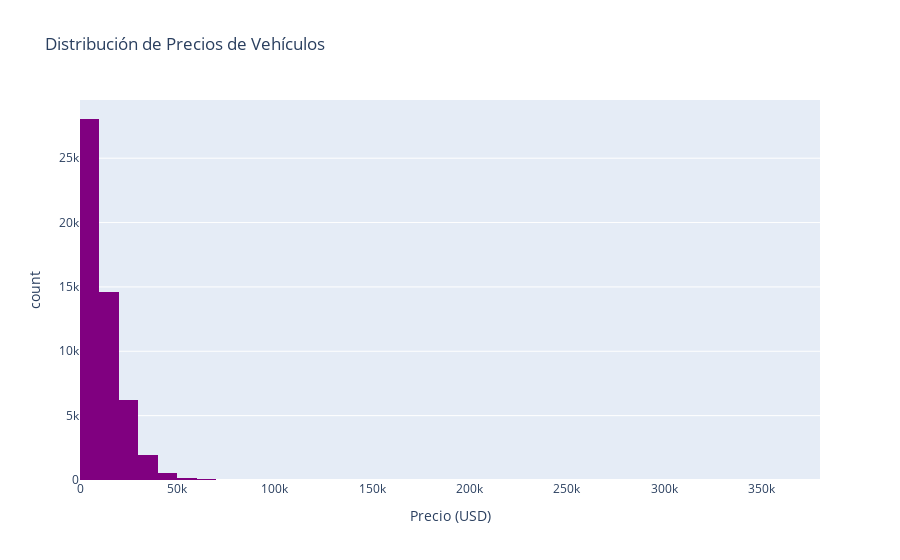

Source (notebook cell):
### Markdown cell above
**2.1 Distribución de Precios**

### Code cell
# Crea histograma del precio de los vehículos.
fig1= px.histogram(vehicles, x='price', 
                   nbins=50, 
                   title='Distribución de Precios de Vehículos', 
                   labels={'price' : 'Precio (USD)'}, 
                    color_discrete_sequence=['purple']
                    )
fig1.show()

### Figure 1 — Plotly figure (JSON) as saved in the notebook; plotly's stock layout.template omitted (floating-point values rounded to 4 significant figures; data arrays with more than 128 entries replaced by an {"elided": "..."} marker saying what was removed)
{"data": [{"bingroup": "x", "hovertemplate": "Precio (USD)=%{x}<br>count=%{y}<extra></extra>", "legendgroup": "", "marker": {"color": "purple", "pattern": {"shape": ""}}, "name": "", "nbinsx": 50, "orientation": "v", "showlegend": false, "type": "histogram", "x": {"elided": "51525 int values"}, "xaxis": "x", "yaxis": "y"}], "layout": {"barmode": "relative", "legend": {"tracegroupgap": 0}, "title": {"text": "Distribución de Precios de Vehículos"}, "xaxis": {"anchor": "y", "domain": [0, 1], "title": {"text": "Precio (USD)"}}, "yaxis": {"anchor": "x", "domain": [0, 1], "title": {"text": "count"}}}}
